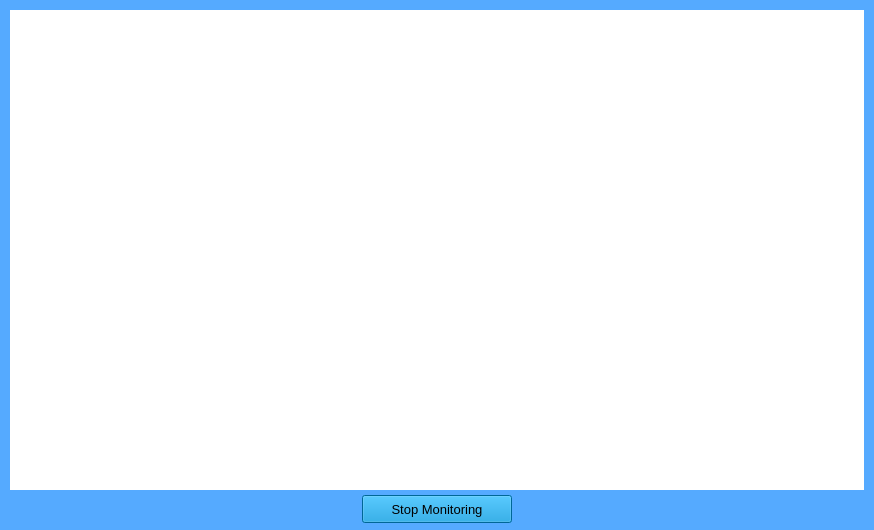
<?xml version="1.0" encoding="UTF-8"?>
<ui version="4.0">
 <class>MainWindow</class>
 <widget class="QMainWindow" name="MainWindow">
  <property name="geometry">
   <rect>
    <x>0</x>
    <y>0</y>
    <width>874</width>
    <height>530</height>
   </rect>
  </property>
  <property name="minimumSize">
   <size>
    <width>874</width>
    <height>530</height>
   </size>
  </property>
  <property name="maximumSize">
   <size>
    <width>874</width>
    <height>530</height>
   </size>
  </property>
  <property name="windowTitle">
   <string>Weapon Detection</string>
  </property>
  <property name="styleSheet">
   <string notr="true">background-color: rgb(85, 170, 255);</string>
  </property>
  <widget class="QWidget" name="centralwidget">
   <widget class="QLabel" name="label_detection">
    <property name="geometry">
     <rect>
      <x>10</x>
      <y>10</y>
      <width>854</width>
      <height>480</height>
     </rect>
    </property>
    <property name="styleSheet">
     <string notr="true">background-color: rgb(255, 255, 255);</string>
    </property>
    <property name="text">
     <string/>
    </property>
   </widget>
   <widget class="QPushButton" name="stop_detection_button">
    <property name="geometry">
     <rect>
      <x>362</x>
      <y>495</y>
      <width>150</width>
      <height>28</height>
     </rect>
    </property>
    <property name="font">
     <font>
      <family>Arial</family>
      <pointsize>10</pointsize>
     </font>
    </property>
    <property name="styleSheet">
     <string notr="true">background-color: rgb(0, 144, 211);</string>
    </property>
    <property name="text">
     <string>Stop Monitoring</string>
    </property>
   </widget>
  </widget>
 </widget>
 <resources/>
 <connections/>
</ui>
